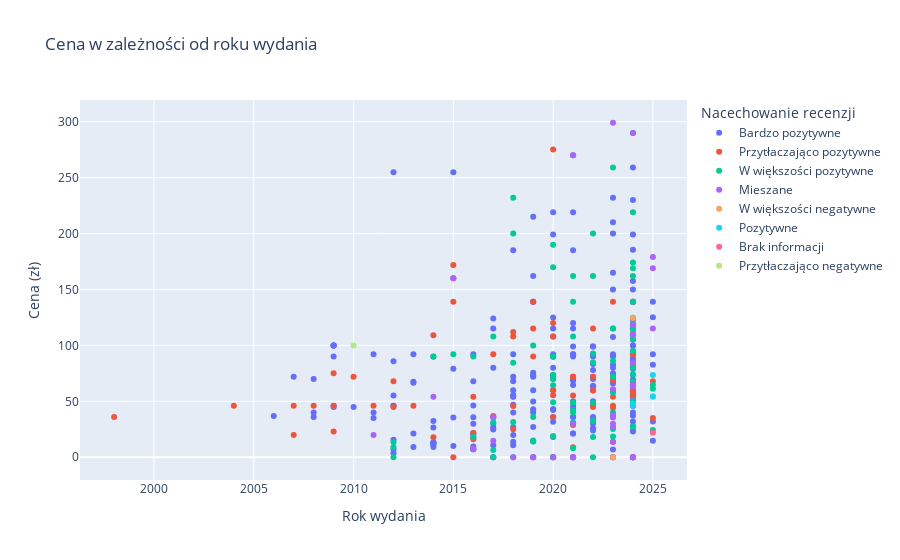

Notebook source saved alongside this figure:
### Code cell
# 3. Rozkład cen w zależności od daty wydania

df['Data wydania'] = pd.to_datetime(df['Data wydania'], errors='coerce')
df['Rok wydania'] = df['Data wydania'].dt.year

# Scatter plot: Cena vs. Rok wydania
fig = px.scatter(df, x='Rok wydania', y='Cena', color='Nacechowanie recenzji',
                 title='Cena w zależności od roku wydania', labels={'Cena': 'Cena (zł)', 'Rok wydania': 'Rok wydania'},
                 hover_data=['Tytuł'])
fig.show()

### Figure 1 — Plotly figure (JSON) as saved in the notebook; plotly's stock layout.template omitted (floating-point values rounded to 4 significant figures; data arrays with more than 128 entries replaced by an {"elided": "..."} marker saying what was removed)
{"data": [{"customdata": {"elided": "226x1 str values"}, "hovertemplate": "Nacechowanie recenzji=Bardzo pozytywne<br>Rok wydania=%{x}<br>Cena (zł)=%{y}<br>Tytuł=%{customdata[0]}<extra></extra>", "legendgroup": "Bardzo pozytywne", "marker": {"color": "#636efa", "symbol": "circle"}, "mode": "markers", "name": "Bardzo pozytywne", "orientation": "v", "showlegend": true, "type": "scatter", "x": {"elided": "226 int values"}, "xaxis": "x", "y": {"elided": "226 float values"}, "yaxis": "y"}, {"customdata": [["Subnautica"], ["Detroit: Become Human"], ["RimWorld"], ["Lethal Company"], ["DOOM"], ["Stray"], ["Caves of Qud"], ["Brotato"], ["Outer Wilds"], ["Beat Saber"], ["Mouthwashing"], ["The Planet Crafter"], ["Life is Strange - Episode 1"], ["Warhammer 40,000: Dawn of War - Anniversary Edition"], ["Deep Rock Galactic"], ["Severed Steel"], ["Creeper World 4"], ["Half-Life: Alyx"], ["Oxygen Not Included"], ["Left 4 Dead 2"], ["Abiotic Factor"], ["Cosmoteer: Starship Architect & Commander"], ["STEINS;GATE 0"], ["Nine Sols"], ["DRAMAtical Murder"], ["Titanfall® 2"], ["STEINS;GATE"], ["SpaceEngine"], ["Roboquest"], ["Portal"], ["Portal 2"], ["CRUEL"], ["shapez 2"], ["The Forgotten City"], ["SANABI"], ["Creeper World 3: Arc Eternal"], ["Turing Complete"], ["Beyond Citadel"], ["Kenshi"], ["Anomaly Agent"], ["Papers, Please"], ["Half-Life 2"], ["The Walking Dead"], ["Universe Sandbox"], ["The Talos Principle 2"], ["Dyson Sphere Program"], ["I Was a Teenage Exocolonist"], ["Dishonored"], ["METAL GEAR RISING: REVENGEANCE"], ["Half-Life"], ["Nova Drift"], ["Left 4 Dead"], ["Opus Magnum"], ["Machinarium"], ["Minds Beneath Us"], ["S.T.A.L.K.E.R.: Call of Pripyat"], ["Cruelty Squad"], ["Misao - 2024 HD Remaster"], ["Mars First Logistics"], ["Alien Shooter"], ["Kerbal Space Program"], ["Spaceflight Simulator"], ["MULLET MADJACK"], ["Worldless"], ["VA-11 Hall-A: Cyberpunk Bartender Action"]], "hovertemplate": "Nacechowanie recenzji=Przytłaczająco pozytywne<br>Rok wydania=%{x}<br>Cena (zł)=%{y}<br>Tytuł=%{customdata[0]}<extra></extra>", "legendgroup": "Przytłaczająco pozytywne", "marker": {"color": "#EF553B", "symbol": "circle"}, "mode": "markers", "name": "Przytłaczająco pozytywne", "orientation": "v", "showlegend": true, "type": "scatter", "x": [2018, 2020, 2018, 2023, 2016, 2022, 2024, 2023, 2020, 2019, 2024, 2024, 2015, 2007, 2020, 2021, 2020, 2020, 2019, 2009, 2024, 2022, 2018, 2024, 2021, 2020, 2016, 2019, 2023, 2007, 2011, 2025, 2024, 2021, 2023, 2014, 2021, 2025, 2018, 2024, 2013, 2004, 2012, 2015, 2023, 2021, 2022, 2012, 2014, 1998, 2024, 2008, 2017, 2009, 2024, 2010, 2021, 2017, 2023, 2009, 2015, 2022, 2024, 2023, 2016], "xaxis": "x", "y": [45.86, 55.49, 112.0, 45.99, 15.99, 71.99, 118.1, 13.79, 59.99, 139.0, 59.99, 80.49, 0, 19.99, 108.0, 8.99, 35.99, 275.0, 89.99, 45.99, 115.0, 44.99, 24.99, 139.0, 55.19, 119.9, 21.59, 115, 70.39, 45.99, 45.99, 34.99, 64.99, 28.74, 44.19, 17.81, 71.99, 67.99, 108.0, 54.99, 45.99, 45.99, 67.99, 139.0, 139.0, 71.99, 115.0, 44.99, 109, 35.99, 49.59, 45.99, 91.99, 74.99, 91.99, 71.99, 71.99, 36.79, 68.99, 22.99, 171.9, 59.99, 58.49, 53.99, 53.99], "yaxis": "y"}, {"customdata": [["HELLDIVERS™ 2"], ["Once Human"], ["ICARUS"], ["Frostpunk 2"], ["Fallout 76"], ["Dying Light 2 Stay Human: Reloaded Edition"], ["Snowbreak: Containment Zone"], ["Warhammer 40,000: Darktide"], ["Dead Island 2"], ["Dune: Spice Wars"], ["Ostranauts"], ["Crossout"], ["Destiny 2"], ["New Cycle"], ["IDUN"], ["Metro Awakening"], ["Iron Harvest"], ["Tom Clancy’s The Division® 2"], ["Empire of the Ants"], ["Far Cry® New Dawn"], ["Infection Free Zone"], ["Battlefleet Gothic: Armada 2"], ["Halo Infinite"], ["MechWarrior 5: Clans"], ["Tower of Fantasy"], ["Distant Worlds 2"], ["Warhammer 40,000: Chaos Gate - Daemonhunters"], ["The Ascent"], ["Star Trucker"], ["Gears Tactics"], ["Star Wars Outlaws"], ["Age of Water"], ["Hidden Deep"], ["Phantasy Star Online 2 New Genesis"], ["Homeworld: Deserts of Kharak"], ["Horizon Zero Dawn™ Remastered"], ["The Last of Us™ Part I"], ["CryoFall"], ["Dark Sky"], ["Warhammer 40,000: Inquisitor - Martyr"], ["Mass Effect: Andromeda - ulepszenie Deluxe"], ["Surviving the Aftermath"], ["IXION"], ["Urban Strife"], ["Twelve Minutes"], ["Dustwind"], ["Will To Live Online"], ["Revival: Recolonization"], ["Dead Space™ 3"], ["The Crust"], ["Master of Orion"], ["Crysis Remastered"], ["Occupy Mars: The Game"], ["Deadside"], ["Among Us VR"], ["Ghosts of Tabor"], ["Rick and Morty: Virtual Rick-ality"], ["Fort Solis"], ["OVRLRD"], ["Thief"], ["Survivors of the Dawn"], ["XCOM®: Chimera Squad"], ["Torment: Tides of Numenera"], ["Red Faction Guerrilla Re-Mars-tered"], ["Star Trek Online"], ["After the Fall®"], ["The Surge"], ["Phoenix Point"], ["Silica"], ["STAR WARS™ Battlefront"], ["Elite Dangerous"], ["DUCKSIDE"], ["Space Simulation Toolkit"], ["The Surge 2"], ["Reverse Collapse: Code Name Bakery"], ["X4: Foundations"], ["Scars Above"], ["Deadlight"], ["Star Dynasties"], ["ENDLESS™ Space - Definitive Edition"], ["The Leviathan's fantasy"], ["Generation Zero®"]], "hovertemplate": "Nacechowanie recenzji=W większości pozytywne<br>Rok wydania=%{x}<br>Cena (zł)=%{y}<br>Tytuł=%{customdata[0]}<extra></extra>", "legendgroup": "W większości pozytywne", "marker": {"color": "#00cc96", "symbol": "circle"}, "mode": "markers", "name": "W większości pozytywne", "orientation": "v", "showlegend": true, "type": "scatter", "x": [2024, 2024, 2021, 2024, 2020, 2022, 2023, 2022, 2024, 2023, 2020, 2017, 2019, 2024, 2025, 2024, 2020, 2023, 2024, 2019, 2024, 2019, 2021, 2024, 2022, 2022, 2022, 2021, 2024, 2020, 2024, 2025, 2022, 2020, 2016, 2024, 2023, 2021, 2024, 2018, 2020, 2021, 2022, 2024, 2021, 2018, 2018, 2024, 2020, 2024, 2016, 2021, 2023, 2024, 2022, 2023, 2017, 2023, 2024, 2014, 2023, 2020, 2017, 2018, 2012, 2021, 2017, 2020, 2023, 2020, 2015, 2024, 2020, 2019, 2024, 2018, 2023, 2012, 2021, 2012, 2025, 2019], "xaxis": "x", "y": [169, 0, 162.0, 124.8, 169.9, 200.0, 0, 84.99, 105.6, 86.34, 73.59, 0, 0, 49.99, 61.19, 111.3, 19.01, 39.97, 118.3, 35.98, 79.99, 13.99, 0, 174.0, 0, 92.79, 48.59, 31, 74.24, 49.17, 289.9, 64.5, 32.39, 0, 17.99, 219, 259, 7.99, 27.59, 232.0, 189.9, 139.0, 162.0, 162.0, 39.99, 31.49, 0, 139.0, 69.9, 119, 89.99, 108.0, 115.0, 115.0, 17.99, 115.0, 108.0, 58.17, 95, 89.9, 18.49, 89.9, 31.24, 84.48, 0, 41.69, 6.49, 89.99, 71.99, 69.9, 91.99, 67.99, 64.39, 14.99, 115.0, 200.0, 25.34, 13.49, 48.78, 8.99, 24.41, 99.99], "yaxis": "y"}, {"customdata": [["Apex Legends™"], ["The First Descendant"], ["War Robots"], ["Battlefield™ 2042"], ["ENDLESS™ Dungeon"], ["Stay Out"], ["Build Master: MarsVille"], ["Warhammer 40,000: Dawn of War III"], ["Warhammer 40,000: Warpforge"], ["Watch Dogs®: Legion"], ["Hyper Light Breaker"], ["Anno 2205™"], ["SYNDUALITY Echo of Ada"], ["Outpost: Infinity Siege"], ["Echocalypse: The Scarlet Covenant"], ["Warhammer The Horus Heresy: Legions"], ["FINAL FANTASY VII EVER CRISIS"], ["Avatar: Frontiers of Pandora™"], ["Battlefleet Gothic: Armada"], ["DOOM VFR"], ["FREEDOM WARS Remastered"], ["Capes"], ["Starfield"], ["Stargate: Timekeepers"], ["White Sands"], ["Left to Survive: Shooter PVP"], ["Necromunda: Hired Gun"], ["Anno 2070™"], ["Road 96: Mile 0"], ["ANOTHER EDEN"], ["One Lonely Outpost"], ["Vigor"], ["Serum"], ["Infinite Lagrange"], ["Life Not Supported"], ["StarMade"], ["Aquatico"]], "hovertemplate": "Nacechowanie recenzji=Mieszane<br>Rok wydania=%{x}<br>Cena (zł)=%{y}<br>Tytuł=%{customdata[0]}<extra></extra>", "legendgroup": "Mieszane", "marker": {"color": "#ab63fa", "symbol": "circle"}, "mode": "markers", "name": "Mieszane", "orientation": "v", "showlegend": true, "type": "scatter", "x": [2020, 2024, 2018, 2021, 2023, 2019, 2023, 2017, 2024, 2023, 2025, 2015, 2025, 2024, 2024, 2019, 2023, 2024, 2016, 2017, 2025, 2024, 2023, 2024, 2024, 2021, 2021, 2011, 2023, 2021, 2023, 2024, 2024, 2021, 2023, 2014, 2023], "xaxis": "x", "y": [0, 0, 0, 269.9, 35.6, 0, 0, 35.8, 0, 37.48, 115.0, 159.9, 169, 63.24, 0, 0, 0, 289.9, 7.49, 14.75, 179, 84.5, 299, 118.1, 110.0, 0, 29.99, 19.97, 13.74, 0, 29.99, 0, 64.99, 0, 60.89, 53.99, 26.99], "yaxis": "y"}, {"customdata": [["Overwatch® 2"], ["Homeworld 3"]], "hovertemplate": "Nacechowanie recenzji=W większości negatywne<br>Rok wydania=%{x}<br>Cena (zł)=%{y}<br>Tytuł=%{customdata[0]}<extra></extra>", "legendgroup": "W większości negatywne", "marker": {"color": "#FFA15A", "symbol": "circle"}, "mode": "markers", "name": "W większości negatywne", "orientation": "v", "showlegend": true, "type": "scatter", "x": [2023, 2024], "xaxis": "x", "y": [0, 124.5], "yaxis": "y"}, {"customdata": [["Planetiles"], ["SACRIFICE VILLAINS"], ["Infest"], ["Super Roboy"], ["Mini Mini Golf Golf"]], "hovertemplate": "Nacechowanie recenzji=Pozytywne<br>Rok wydania=%{x}<br>Cena (zł)=%{y}<br>Tytuł=%{customdata[0]}<extra></extra>", "legendgroup": "Pozytywne", "marker": {"color": "#19d3f3", "symbol": "circle"}, "mode": "markers", "name": "Pozytywne", "orientation": "v", "showlegend": true, "type": "scatter", "x": [2024, 2025, 2025, 2025, 2024], "xaxis": "x", "y": [45.99, 73.59, 54.39, 54.39, 47.99], "yaxis": "y"}, {"customdata": [["Airships: Lost Flotilla"]], "hovertemplate": "Nacechowanie recenzji=Brak informacji<br>Rok wydania=%{x}<br>Cena (zł)=%{y}<br>Tytuł=%{customdata[0]}<extra></extra>", "legendgroup": "Brak informacji", "marker": {"color": "#FF6692", "symbol": "circle"}, "mode": "markers", "name": "Brak informacji", "orientation": "v", "showlegend": true, "type": "scatter", "x": [2025], "xaxis": "x", "y": [22], "yaxis": "y"}, {"customdata": [["Command & Conquer™ 4 Tyberyjski zmierzch"]], "hovertemplate": "Nacechowanie recenzji=Przytłaczająco negatywne<br>Rok wydania=%{x}<br>Cena (zł)=%{y}<br>Tytuł=%{customdata[0]}<extra></extra>", "legendgroup": "Przytłaczająco negatywne", "marker": {"color": "#B6E880", "symbol": "circle"}, "mode": "markers", "name": "Przytłaczająco negatywne", "orientation": "v", "showlegend": true, "type": "scatter", "x": [2010], "xaxis": "x", "y": [100], "yaxis": "y"}], "layout": {"legend": {"title": {"text": "Nacechowanie recenzji"}, "tracegroupgap": 0}, "title": {"text": "Cena w zależności od roku wydania"}, "xaxis": {"anchor": "y", "domain": [0, 1], "title": {"text": "Rok wydania"}}, "yaxis": {"anchor": "x", "domain": [0, 1], "title": {"text": "Cena (zł)"}}}}
